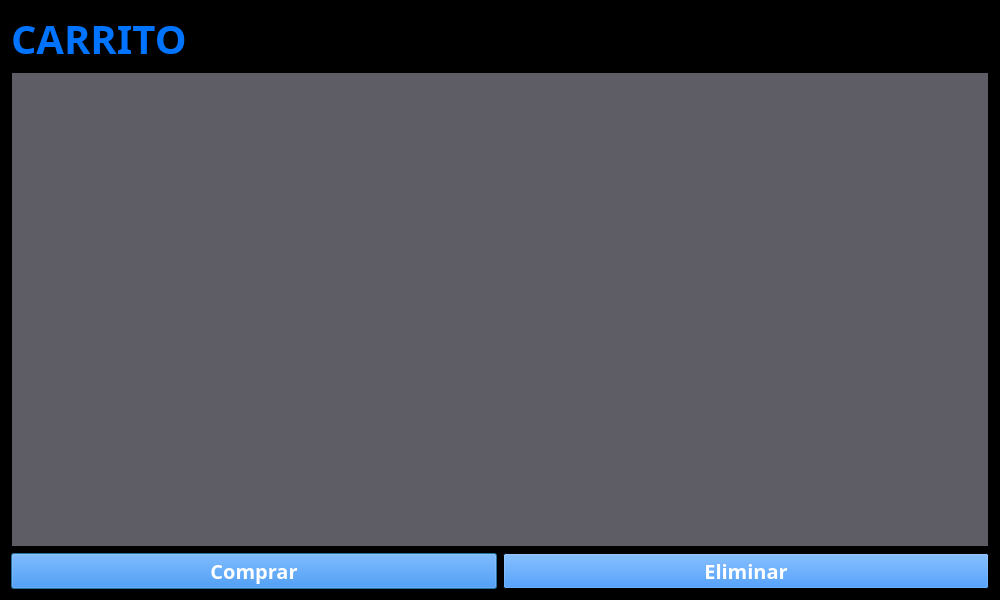
<?xml version="1.0" encoding="UTF-8"?>
<ui version="4.0">
 <class>Carrito</class>
 <widget class="QDialog" name="Carrito">
  <property name="geometry">
   <rect>
    <x>0</x>
    <y>0</y>
    <width>1000</width>
    <height>600</height>
   </rect>
  </property>
  <property name="minimumSize">
   <size>
    <width>1000</width>
    <height>600</height>
   </size>
  </property>
  <property name="maximumSize">
   <size>
    <width>1000</width>
    <height>600</height>
   </size>
  </property>
  <property name="palette">
   <palette>
    <active>
     <colorrole role="Base">
      <brush brushstyle="SolidPattern">
       <color alpha="255">
        <red>255</red>
        <green>255</green>
        <blue>255</blue>
       </color>
      </brush>
     </colorrole>
     <colorrole role="Window">
      <brush brushstyle="SolidPattern">
       <color alpha="255">
        <red>0</red>
        <green>0</green>
        <blue>0</blue>
       </color>
      </brush>
     </colorrole>
    </active>
    <inactive>
     <colorrole role="Base">
      <brush brushstyle="SolidPattern">
       <color alpha="255">
        <red>255</red>
        <green>255</green>
        <blue>255</blue>
       </color>
      </brush>
     </colorrole>
     <colorrole role="Window">
      <brush brushstyle="SolidPattern">
       <color alpha="255">
        <red>0</red>
        <green>0</green>
        <blue>0</blue>
       </color>
      </brush>
     </colorrole>
    </inactive>
    <disabled>
     <colorrole role="Base">
      <brush brushstyle="SolidPattern">
       <color alpha="255">
        <red>0</red>
        <green>0</green>
        <blue>0</blue>
       </color>
      </brush>
     </colorrole>
     <colorrole role="Window">
      <brush brushstyle="SolidPattern">
       <color alpha="255">
        <red>0</red>
        <green>0</green>
        <blue>0</blue>
       </color>
      </brush>
     </colorrole>
    </disabled>
   </palette>
  </property>
  <property name="windowTitle">
   <string>Ventana Terciaria</string>
  </property>
  <layout class="QVBoxLayout" name="verticalLayout">
   <item>
    <layout class="QVBoxLayout" name="verticalLayout_4">
     <item>
      <layout class="QHBoxLayout" name="horizontalLayout">
       <item>
        <widget class="QLabel" name="lCarrito">
         <property name="palette">
          <palette>
           <active>
            <colorrole role="WindowText">
             <brush brushstyle="SolidPattern">
              <color alpha="255">
               <red>0</red>
               <green>116</green>
               <blue>255</blue>
              </color>
             </brush>
            </colorrole>
           </active>
           <inactive>
            <colorrole role="WindowText">
             <brush brushstyle="SolidPattern">
              <color alpha="255">
               <red>0</red>
               <green>116</green>
               <blue>255</blue>
              </color>
             </brush>
            </colorrole>
           </inactive>
           <disabled>
            <colorrole role="WindowText">
             <brush brushstyle="SolidPattern">
              <color alpha="255">
               <red>190</red>
               <green>190</green>
               <blue>190</blue>
              </color>
             </brush>
            </colorrole>
           </disabled>
          </palette>
         </property>
         <property name="font">
          <font>
           <family>San Francisco Display</family>
           <pointsize>30</pointsize>
           <weight>75</weight>
           <bold>true</bold>
          </font>
         </property>
         <property name="text">
          <string>CARRITO</string>
         </property>
        </widget>
       </item>
      </layout>
     </item>
    </layout>
   </item>
   <item>
    <layout class="QGridLayout" name="gridLayout">
     <item row="0" column="1">
      <layout class="QVBoxLayout" name="verticalLayout_2">
       <item>
        <widget class="QListView" name="listView">
         <property name="palette">
          <palette>
           <active>
            <colorrole role="WindowText">
             <brush brushstyle="SolidPattern">
              <color alpha="255">
               <red>255</red>
               <green>255</green>
               <blue>255</blue>
              </color>
             </brush>
            </colorrole>
            <colorrole role="Button">
             <brush brushstyle="SolidPattern">
              <color alpha="255">
               <red>154</red>
               <green>153</green>
               <blue>150</blue>
              </color>
             </brush>
            </colorrole>
            <colorrole role="Light">
             <brush brushstyle="SolidPattern">
              <color alpha="255">
               <red>154</red>
               <green>153</green>
               <blue>150</blue>
              </color>
             </brush>
            </colorrole>
            <colorrole role="Text">
             <brush brushstyle="SolidPattern">
              <color alpha="255">
               <red>255</red>
               <green>255</green>
               <blue>255</blue>
              </color>
             </brush>
            </colorrole>
            <colorrole role="BrightText">
             <brush brushstyle="SolidPattern">
              <color alpha="255">
               <red>255</red>
               <green>255</green>
               <blue>255</blue>
              </color>
             </brush>
            </colorrole>
            <colorrole role="ButtonText">
             <brush brushstyle="SolidPattern">
              <color alpha="255">
               <red>255</red>
               <green>255</green>
               <blue>255</blue>
              </color>
             </brush>
            </colorrole>
            <colorrole role="Base">
             <brush brushstyle="SolidPattern">
              <color alpha="255">
               <red>94</red>
               <green>92</green>
               <blue>100</blue>
              </color>
             </brush>
            </colorrole>
            <colorrole role="Highlight">
             <brush brushstyle="SolidPattern">
              <color alpha="255">
               <red>0</red>
               <green>116</green>
               <blue>255</blue>
              </color>
             </brush>
            </colorrole>
            <colorrole role="ToolTipText">
             <brush brushstyle="SolidPattern">
              <color alpha="255">
               <red>255</red>
               <green>255</green>
               <blue>255</blue>
              </color>
             </brush>
            </colorrole>
            <colorrole role="PlaceholderText">
             <brush brushstyle="SolidPattern">
              <color alpha="128">
               <red>255</red>
               <green>255</green>
               <blue>255</blue>
              </color>
             </brush>
            </colorrole>
           </active>
           <inactive>
            <colorrole role="WindowText">
             <brush brushstyle="SolidPattern">
              <color alpha="255">
               <red>255</red>
               <green>255</green>
               <blue>255</blue>
              </color>
             </brush>
            </colorrole>
            <colorrole role="Button">
             <brush brushstyle="SolidPattern">
              <color alpha="255">
               <red>154</red>
               <green>153</green>
               <blue>150</blue>
              </color>
             </brush>
            </colorrole>
            <colorrole role="Light">
             <brush brushstyle="SolidPattern">
              <color alpha="255">
               <red>154</red>
               <green>153</green>
               <blue>150</blue>
              </color>
             </brush>
            </colorrole>
            <colorrole role="Text">
             <brush brushstyle="SolidPattern">
              <color alpha="255">
               <red>255</red>
               <green>255</green>
               <blue>255</blue>
              </color>
             </brush>
            </colorrole>
            <colorrole role="BrightText">
             <brush brushstyle="SolidPattern">
              <color alpha="255">
               <red>255</red>
               <green>255</green>
               <blue>255</blue>
              </color>
             </brush>
            </colorrole>
            <colorrole role="ButtonText">
             <brush brushstyle="SolidPattern">
              <color alpha="255">
               <red>255</red>
               <green>255</green>
               <blue>255</blue>
              </color>
             </brush>
            </colorrole>
            <colorrole role="Base">
             <brush brushstyle="SolidPattern">
              <color alpha="255">
               <red>94</red>
               <green>92</green>
               <blue>100</blue>
              </color>
             </brush>
            </colorrole>
            <colorrole role="Highlight">
             <brush brushstyle="SolidPattern">
              <color alpha="255">
               <red>0</red>
               <green>116</green>
               <blue>255</blue>
              </color>
             </brush>
            </colorrole>
            <colorrole role="ToolTipText">
             <brush brushstyle="SolidPattern">
              <color alpha="255">
               <red>255</red>
               <green>255</green>
               <blue>255</blue>
              </color>
             </brush>
            </colorrole>
            <colorrole role="PlaceholderText">
             <brush brushstyle="SolidPattern">
              <color alpha="128">
               <red>255</red>
               <green>255</green>
               <blue>255</blue>
              </color>
             </brush>
            </colorrole>
           </inactive>
           <disabled>
            <colorrole role="WindowText">
             <brush brushstyle="SolidPattern">
              <color alpha="255">
               <red>190</red>
               <green>190</green>
               <blue>190</blue>
              </color>
             </brush>
            </colorrole>
            <colorrole role="Button">
             <brush brushstyle="SolidPattern">
              <color alpha="255">
               <red>154</red>
               <green>153</green>
               <blue>150</blue>
              </color>
             </brush>
            </colorrole>
            <colorrole role="Light">
             <brush brushstyle="SolidPattern">
              <color alpha="255">
               <red>154</red>
               <green>153</green>
               <blue>150</blue>
              </color>
             </brush>
            </colorrole>
            <colorrole role="Text">
             <brush brushstyle="SolidPattern">
              <color alpha="255">
               <red>190</red>
               <green>190</green>
               <blue>190</blue>
              </color>
             </brush>
            </colorrole>
            <colorrole role="BrightText">
             <brush brushstyle="SolidPattern">
              <color alpha="255">
               <red>255</red>
               <green>255</green>
               <blue>255</blue>
              </color>
             </brush>
            </colorrole>
            <colorrole role="ButtonText">
             <brush brushstyle="SolidPattern">
              <color alpha="255">
               <red>190</red>
               <green>190</green>
               <blue>190</blue>
              </color>
             </brush>
            </colorrole>
            <colorrole role="Base">
             <brush brushstyle="SolidPattern">
              <color alpha="255">
               <red>0</red>
               <green>0</green>
               <blue>0</blue>
              </color>
             </brush>
            </colorrole>
            <colorrole role="Highlight">
             <brush brushstyle="SolidPattern">
              <color alpha="255">
               <red>145</red>
               <green>145</green>
               <blue>145</blue>
              </color>
             </brush>
            </colorrole>
            <colorrole role="ToolTipText">
             <brush brushstyle="SolidPattern">
              <color alpha="255">
               <red>255</red>
               <green>255</green>
               <blue>255</blue>
              </color>
             </brush>
            </colorrole>
            <colorrole role="PlaceholderText">
             <brush brushstyle="SolidPattern">
              <color alpha="128">
               <red>0</red>
               <green>0</green>
               <blue>0</blue>
              </color>
             </brush>
            </colorrole>
           </disabled>
          </palette>
         </property>
        </widget>
       </item>
      </layout>
     </item>
    </layout>
   </item>
   <item>
    <layout class="QHBoxLayout" name="horizontalLayout_2">
     <item>
      <widget class="QPushButton" name="pComprar">
       <property name="palette">
        <palette>
         <active>
          <colorrole role="Button">
           <brush brushstyle="SolidPattern">
            <color alpha="255">
             <red>0</red>
             <green>116</green>
             <blue>255</blue>
            </color>
           </brush>
          </colorrole>
          <colorrole role="ButtonText">
           <brush brushstyle="SolidPattern">
            <color alpha="255">
             <red>255</red>
             <green>255</green>
             <blue>255</blue>
            </color>
           </brush>
          </colorrole>
         </active>
         <inactive>
          <colorrole role="Button">
           <brush brushstyle="SolidPattern">
            <color alpha="255">
             <red>0</red>
             <green>116</green>
             <blue>255</blue>
            </color>
           </brush>
          </colorrole>
          <colorrole role="ButtonText">
           <brush brushstyle="SolidPattern">
            <color alpha="255">
             <red>255</red>
             <green>255</green>
             <blue>255</blue>
            </color>
           </brush>
          </colorrole>
         </inactive>
         <disabled>
          <colorrole role="Button">
           <brush brushstyle="SolidPattern">
            <color alpha="255">
             <red>0</red>
             <green>116</green>
             <blue>255</blue>
            </color>
           </brush>
          </colorrole>
          <colorrole role="ButtonText">
           <brush brushstyle="SolidPattern">
            <color alpha="255">
             <red>190</red>
             <green>190</green>
             <blue>190</blue>
            </color>
           </brush>
          </colorrole>
         </disabled>
        </palette>
       </property>
       <property name="font">
        <font>
         <family>San Francisco Display</family>
         <pointsize>15</pointsize>
         <weight>75</weight>
         <bold>true</bold>
        </font>
       </property>
       <property name="text">
        <string>Comprar</string>
       </property>
      </widget>
     </item>
     <item>
      <widget class="QPushButton" name="pEliminar">
       <property name="maximumSize">
        <size>
         <width>16777215</width>
         <height>16777215</height>
        </size>
       </property>
       <property name="palette">
        <palette>
         <active>
          <colorrole role="Button">
           <brush brushstyle="SolidPattern">
            <color alpha="255">
             <red>0</red>
             <green>116</green>
             <blue>255</blue>
            </color>
           </brush>
          </colorrole>
          <colorrole role="ButtonText">
           <brush brushstyle="SolidPattern">
            <color alpha="255">
             <red>255</red>
             <green>255</green>
             <blue>255</blue>
            </color>
           </brush>
          </colorrole>
          <colorrole role="Highlight">
           <brush brushstyle="SolidPattern">
            <color alpha="255">
             <red>0</red>
             <green>116</green>
             <blue>255</blue>
            </color>
           </brush>
          </colorrole>
         </active>
         <inactive>
          <colorrole role="Button">
           <brush brushstyle="SolidPattern">
            <color alpha="255">
             <red>0</red>
             <green>116</green>
             <blue>255</blue>
            </color>
           </brush>
          </colorrole>
          <colorrole role="ButtonText">
           <brush brushstyle="SolidPattern">
            <color alpha="255">
             <red>255</red>
             <green>255</green>
             <blue>255</blue>
            </color>
           </brush>
          </colorrole>
          <colorrole role="Highlight">
           <brush brushstyle="SolidPattern">
            <color alpha="255">
             <red>0</red>
             <green>116</green>
             <blue>255</blue>
            </color>
           </brush>
          </colorrole>
         </inactive>
         <disabled>
          <colorrole role="Button">
           <brush brushstyle="SolidPattern">
            <color alpha="255">
             <red>0</red>
             <green>116</green>
             <blue>255</blue>
            </color>
           </brush>
          </colorrole>
          <colorrole role="ButtonText">
           <brush brushstyle="SolidPattern">
            <color alpha="255">
             <red>190</red>
             <green>190</green>
             <blue>190</blue>
            </color>
           </brush>
          </colorrole>
          <colorrole role="Highlight">
           <brush brushstyle="SolidPattern">
            <color alpha="255">
             <red>145</red>
             <green>145</green>
             <blue>145</blue>
            </color>
           </brush>
          </colorrole>
         </disabled>
        </palette>
       </property>
       <property name="font">
        <font>
         <family>San Francisco Display</family>
         <pointsize>15</pointsize>
         <weight>75</weight>
         <bold>true</bold>
        </font>
       </property>
       <property name="text">
        <string>Eliminar</string>
       </property>
      </widget>
     </item>
    </layout>
   </item>
  </layout>
 </widget>
 <resources/>
 <connections/>
</ui>
